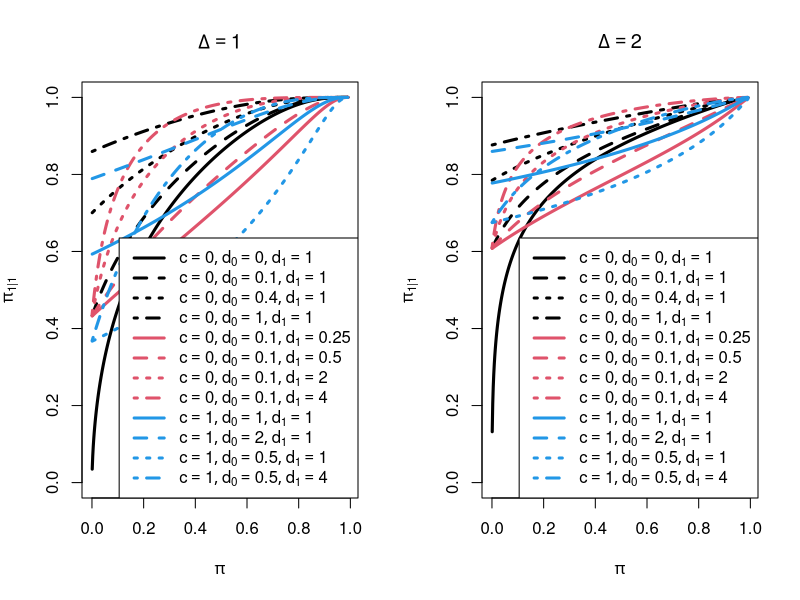

The R source for this figure: (Note: this script raises an error after producing the figure.)
###############################################
######## LDA and performance metrics

# del: Threshold f_1/f_0 > del
condprob = function(del, Delta) {
  pi = matrix(0, length(del), 2)
  pi[,1] = pnorm((log(1/del) + Delta^2/2)/Delta)
  pi[,2] = pnorm((log(del) + Delta^2/2)/Delta)
  return(pi)
}

###############################
###### F_gen-score
Fscore = function(pi11, pi00, pr, coeff) { #pi11, pi00: vector, pr: scalar, coeff=c(b,d1,d2,d3)
  return( (coeff[1]+pi11)*(1-pr) / (coeff[2] + (coeff[3]-coeff[1]*coeff[4])*pr + (1-pi00)*(1-pr)) )
}

sol.F = function(del, pr, Delta, coeff) {
  pi = condprob(del, Delta)
  erg = del - Fscore(pi[,1], pi[,2], pr, coeff)
  return(erg)
}

root.F.s = function(pr, Delta, coeff) { #pr: scalar
  uniroot(sol.F, lower=0.01, upper=100, extendInt="yes", pr=pr, Delta=Delta, coeff=coeff)$root
}
root.F = function(pr, Delta, coeff) sapply(pr, root.F.s, Delta=Delta, coeff=coeff) #pr: vector

###############################
## helper: true positive rate at optimal threshold
tpr.F = function(pr, Delta, coeff) condprob(root.F(pr, Delta, coeff), Delta)[,1]

###############################
par(mfrow=c(1,2))
Delta = 1
# c=0, d0=0, d1=1: F-score
coeff = c(0,0,1,1)
curve(tpr.F(x, Delta, coeff), from=0.001, to=0.99, ylim=c(0,1), lwd=3, lty=1, col=1, n=500,
      xlab=expression(pi), ylab=expression(pi[1*'|'*1]), main=expression(Delta==1) )
# c=0, d0 variiert, d1=1
coeff = c(0,0.1,1,1)
curve(tpr.F(x, Delta, coeff), add=TRUE, lwd=3, lty=2, col=1, n=500)
coeff = c(0,0.4,1,1)
curve(tpr.F(x, Delta, coeff), add=TRUE, lwd=3, lty=3, col=1, n=500)
coeff = c(0,1,1,1)
curve(tpr.F(x, Delta, coeff), add=TRUE, lwd=3, lty=4, col=1, n=500)
# c=0, d0=0.1, d1 variiert
coeff = c(0,0.1,0.25,1) 
curve(tpr.F(x, Delta, coeff), add=TRUE, lwd=3, lty=1, col=2, n=500)
coeff = c(0,0.1,0.5,1)
curve(tpr.F(x, Delta, coeff), add=TRUE, lwd=3, lty=2, col=2, n=500)
coeff = c(0,0.1,2,1)
curve(tpr.F(x, Delta, coeff), add=TRUE, lwd=3, lty=3, col=2, n=500)
coeff = c(0,0.1,4,1)
curve(tpr.F(x, Delta, coeff), add=TRUE, lwd=3, lty=4, col=2, n=500)
# c=1, d0 variiert, d1=1 (d1=4)
coeff = c(1,1,1,1) 
curve(tpr.F(x, Delta, coeff), add=TRUE, lwd=3, lty=1, col=4, n=500)
coeff = c(1,2,1,1)
curve(tpr.F(x, Delta, coeff), add=TRUE, lwd=3, lty=2, col=4, n=500)
coeff = c(1,0.5,1,1)
curve(tpr.F(x, Delta, coeff), add=TRUE, lwd=3, lty=3, col=4, n=500)
coeff = c(1,0.5,4,1)
curve(tpr.F(x, Delta, coeff), add=TRUE, lwd=3, lty=4, col=4, n=500)
#
legend("bottomright", legend=expression( list(c==0, d[0]==0, d[1]==1), list(c==0, d[0]==0.1, d[1]==1), 
                                        list(c==0, d[0]==0.4, d[1]==1), list(c==0, d[0]==1, d[1]==1),
                                        list(c==0, d[0]==0.1, d[1]==0.25), list(c==0, d[0]==0.1, d[1]==0.5), 
                                        list(c==0, d[0]==0.1, d[1]==2), list(c==0, d[0]==0.1, d[1]==4),
                                        list(c==1, d[0]==1, d[1]==1), list(c==1, d[0]==2, d[1]==1), 
                                        list(c==1, d[0]==0.5, d[1]==1), list(c==1, d[0]==0.5, d[1]==4)),
       lwd=3, lty=c(1:4,1:4,1:4), col=c(rep(1,4),rep(2,4),rep(4,4)) )
#
Delta = 2
# c=0, d0=0, d1=1: F-score
coeff = c(0,0,1,1)
curve(tpr.F(x, Delta, coeff), from=0.001, to=0.99, ylim=c(0,1), lwd=3, lty=1, col=1, n=500,
      xlab=expression(pi), ylab=expression(pi[1*'|'*1]), main=expression(Delta==2) )
# c=0, d0 variiert, d1=1
coeff = c(0,0.1,1,1)
curve(tpr.F(x, Delta, coeff), add=TRUE, lwd=3, lty=2, col=1, n=500)
coeff = c(0,0.4,1,1)
curve(tpr.F(x, Delta, coeff), add=TRUE, lwd=3, lty=3, col=1, n=500)
coeff = c(0,1,1,1)
curve(tpr.F(x, Delta, coeff), add=TRUE, lwd=3, lty=4, col=1, n=500)
# c=0, d0=0.1, d1 variiert
coeff = c(0,0.1,0.25,1) 
curve(tpr.F(x, Delta, coeff), add=TRUE, lwd=3, lty=1, col=2, n=500)
coeff = c(0,0.1,0.5,1)
curve(tpr.F(x, Delta, coeff), add=TRUE, lwd=3, lty=2, col=2, n=500)
coeff = c(0,0.1,2,1)
curve(tpr.F(x, Delta, coeff), add=TRUE, lwd=3, lty=3, col=2, n=500)
coeff = c(0,0.1,4,1)
curve(tpr.F(x, Delta, coeff), add=TRUE, lwd=3, lty=4, col=2, n=500)
# c=1, d0 variiert, d1=1 (d1=4)
coeff = c(1,1,1,1) 
curve(tpr.F(x, Delta, coeff), add=TRUE, lwd=3, lty=1, col=4, n=500)
coeff = c(1,2,1,1)
curve(tpr.F(x, Delta, coeff), add=TRUE, lwd=3, lty=2, col=4, n=500)
coeff = c(1,0.5,1,1)
curve(tpr.F(x, Delta, coeff), add=TRUE, lwd=3, lty=3, col=4, n=500)
coeff = c(1,0.5,4,1)
curve(tpr.F(x, Delta, coeff), add=TRUE, lwd=3, lty=4, col=4, n=500)
#
legend("bottomright", legend=expression( list(c==0, d[0]==0, d[1]==1), list(c==0, d[0]==0.1, d[1]==1), 
                                        list(c==0, d[0]==0.4, d[1]==1), list(c==0, d[0]==1, d[1]==1),
                                        list(c==0, d[0]==0.1, d[1]==0.25), list(c==0, d[0]==0.1, d[1]==0.5), 
                                        list(c==0, d[0]==0.1, d[1]==2), list(c==0, d[0]==0.1, d[1]==4),
                                        list(c==1, d[0]==1, d[1]==1), list(c==1, d[0]==2, d[1]==1), 
                                        list(c==1, d[0]==0.5, d[1]==1), list(c==1, d[0]==0.5, d[1]==4)),
       lwd=3, lty=c(1:4,1:4,1:4), col=c(rep(1,4),rep(2,4),rep(4,4)) )

#####################################################################################################
#####################################################################################################
###### MCC, Delta = 1, 2

sol.metric = function(del, pr, Delta, metric, beta=1) {
  pi = condprob(del, Delta)
  if (metric == "MCC") erg = del - MCC(pi[,1], pi[,2], pr, beta) else
    print("metric not implemented")
  return(erg)
}

root.s = function(pr, Delta, metric, beta=1) {
  uniroot(sol.metric, lower=0.01, upper=100, extendInt="yes", pr=pr, Delta=Delta, metric=metric, beta=beta)$root
}
root.v = function(pr, Delta, metric, beta=1) sapply(pr, root.s, Delta, metric, beta=beta)

tpr.MCC = function(pr, Delta, beta=0) condprob(root.v(pr, Delta, metric="MCC", beta=beta), Delta)[,1]

par(mfrow=c(1,2))
Delta = 1
curve(tpr.MCC(x, Delta, beta=0), from=0.001, to=0.999, ylim=c(0,1), lwd=3, lty=1, col=1, n=500,
      xlab=expression(pi), ylab=expression(pi[1*'|'*1]), main=expression(Delta==1) )
curve(tpr.MCC(x, Delta, beta=0.01), add=TRUE, lwd=3, lty=2, col=2, n=500)
curve(tpr.MCC(x, Delta, beta=0.05), add=TRUE, lwd=3, lty=3, col=3, n=500)
curve(tpr.MCC(x, Delta, beta=0.1), add=TRUE, lwd=3, lty=4, col=4, n=500)
curve(tpr.MCC(x, Delta, beta=0.5), add=TRUE, lwd=3, lty=5, col=5, n=500)
curve(tpr.MCC(x, Delta, beta=1.0), add=TRUE, lwd=3, lty=6, col=6, n=500)
abline(v=0); abline(h=0)
legend("bottomright", legend=c("MCC     ", expression(MCC[0.01]), expression(MCC[0.05]),  
                              expression(MCC[0.1]), expression(MCC[0.5]), expression(MCC[1.0])), lwd=3, lty=1:6, col=1:6)

Delta = 2
curve(tpr.MCC(x, Delta, beta=0), from=0.001, to=0.999, ylim=c(0,1), lwd=3, lty=1, col=1, n=500,
      xlab=expression(pi), ylab=expression(pi[1*'|'*1]), main=expression(Delta==2) )
curve(tpr.MCC(x, Delta, beta=0.01), add=TRUE, lwd=3, lty=2, col=2, n=500)
curve(tpr.MCC(x, Delta, beta=0.05), add=TRUE, lwd=3, lty=3, col=3, n=500)
curve(tpr.MCC(x, Delta, beta=0.1), add=TRUE, lwd=3, lty=4, col=4, n=500)
curve(tpr.MCC(x, Delta, beta=0.5), add=TRUE, lwd=3, lty=5, col=5, n=500)
curve(tpr.MCC(x, Delta, beta=1.0), add=TRUE, lwd=3, lty=6, col=6, n=500)
abline(v=0); abline(h=0)
legend("bottomright", legend=c("MCC     ", expression(MCC[0.01]), expression(MCC[0.05]),  
                              expression(MCC[0.1]), expression(MCC[0.5]), expression(MCC[1.0])), lwd=3, lty=1:6, col=1:6)
